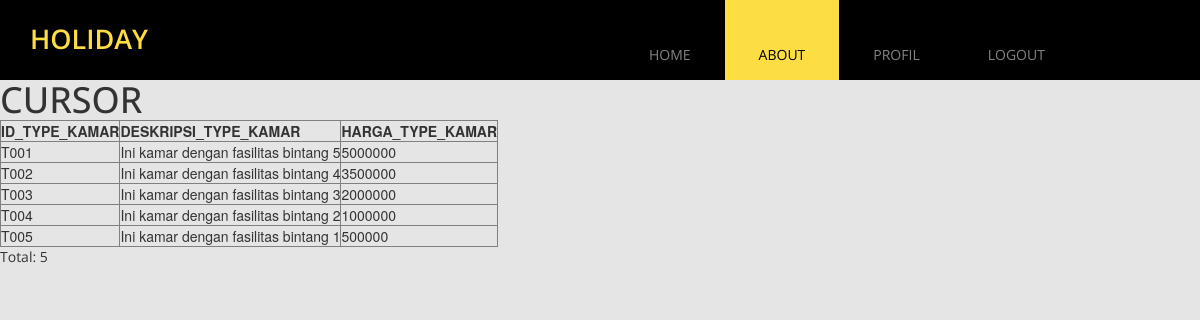
The page /cursor.php on the database its author committed.
### tables this page shows
CREATE TABLE TYPE_KAMAR
(
   ID_TYPE_KAMAR        CHAR(4) NOT NULL,
   DESKRIPSI_TYPE_KAMAR VARCHAR(50),
   HARGA_TYPE_KAMAR	INT,
   PRIMARY KEY (ID_TYPE_KAMAR)
);

### cursor.php (the view, shortened to what this page needs)
<?php
	include('server.php');
?>
<!DOCTYPE html>
<html>
<head>
  <link href="css/font-awesome.min.css" rel="stylesheet">
  <link href="css/bootstrap.min.css" rel="stylesheet">
  <link href="css/bootstrap-datetimepicker.min.css" rel="stylesheet">
  <link href="css/flexslider.css" rel="stylesheet">
  <link href="css/templatemo-style.css" rel="stylesheet">
  </head>
  <body class="tm-gray-bg">
  	<div class="tm-header">
  		<div class="container">
  			<div class="row">
  				<div class="col-lg-6 col-md-4 col-sm-3 tm-site-name-container">
  					<a href="#" class="tm-site-name">Holiday</a>
  				</div>
	  			<div class="col-lg-6 col-md-8 col-sm-9">
	  				<nav class="tm-nav">
						<ul>
							<li><a href="index.php">Home</a></li>
							<li><a href="about.php" class="active">About</a></li>
							<li><a href="profil.php">Profil</a></li>
							<li><a href="logout.php">Logout</a></li>
						</ul>
					</nav>
	  			</div>
  			</div>
  		</div>
  	</div>
	<div class="list_hotel" style="margin: auto;">
		<h1>
			CURSOR
		</h1>
		<table border="1">
		<thead>
		<tr>
			<th>ID_TYPE_KAMAR</th>
			<th>DESKRIPSI_TYPE_KAMAR</th>
			<th>HARGA_TYPE_KAMAR</th>
		</tr>
		</thead>
		<tbody>
		<?php
		$sqli = "SELECT * FROM TYPE_KAMAR";
		$query = mysqli_query($db, $sqli);
		while($hotels = mysqli_fetch_array($query)){
			echo "<tr>";
			echo "<td>".$hotels['ID_TYPE_KAMAR']."</td>";
			echo "<td>".$hotels['DESKRIPSI_TYPE_KAMAR']."</td>";
			echo "<td>".$hotels['HARGA_TYPE_KAMAR']."</td>";
			echo "</tr>";
		}
		?>
		</tbody>
		</table>
	<p>Total: <?php echo mysqli_num_rows($query) ?></p>
	</div>
</body>
</html>

### css/templatemo-style.css (style rules this page uses)
ul,p { margin: 0; padding: 0; }
h1,h2,h3 { margin: 0; padding: 0; }
h1,h2,h3,a,p { font-family: 'Open Sans', sans-serif; }
body { overflow-x: hidden; }
.tm-header { background: #000000; height: 80px; position: relative; z-index: 100; }
.tm-site-name-container { padding-top: 20px; }
.tm-site-name { color: #FCDD44; font-size: 27px; font-weight: 600; text-transform: uppercase; }
.tm-nav { display: block; overflow: hidden; }
.tm-nav li { list-style: none; float: left; }
.tm-nav li a { color: #838383; display: block; padding: 45px 34px 15px 34px; text-transform: uppercase; transition: all 0.3s ease; }
.tm-nav li a.active, .tm-nav li a:focus, .tm-nav li a:hover { background: #FCDD44; color: #000; }
.tm-gray-bg { background-color: #E5E5E5; }

### rows shown on the page
type_kamar: ID_TYPE_KAMAR "T001", DESKRIPSI_TYPE_KAMAR "Ini kamar dengan fasilitas bintang 5", HARGA_TYPE_KAMAR "5000000"
type_kamar: ID_TYPE_KAMAR "T002", DESKRIPSI_TYPE_KAMAR "Ini kamar dengan fasilitas bintang 4", HARGA_TYPE_KAMAR "3500000"
type_kamar: ID_TYPE_KAMAR "T003", DESKRIPSI_TYPE_KAMAR "Ini kamar dengan fasilitas bintang 3", HARGA_TYPE_KAMAR "2000000"
type_kamar: ID_TYPE_KAMAR "T004", DESKRIPSI_TYPE_KAMAR "Ini kamar dengan fasilitas bintang 2", HARGA_TYPE_KAMAR "1000000"
type_kamar: ID_TYPE_KAMAR "T005", DESKRIPSI_TYPE_KAMAR "Ini kamar dengan fasilitas bintang 1", HARGA_TYPE_KAMAR "500000"

### other values the page prints
mysqli_num_rows($query) "5"
